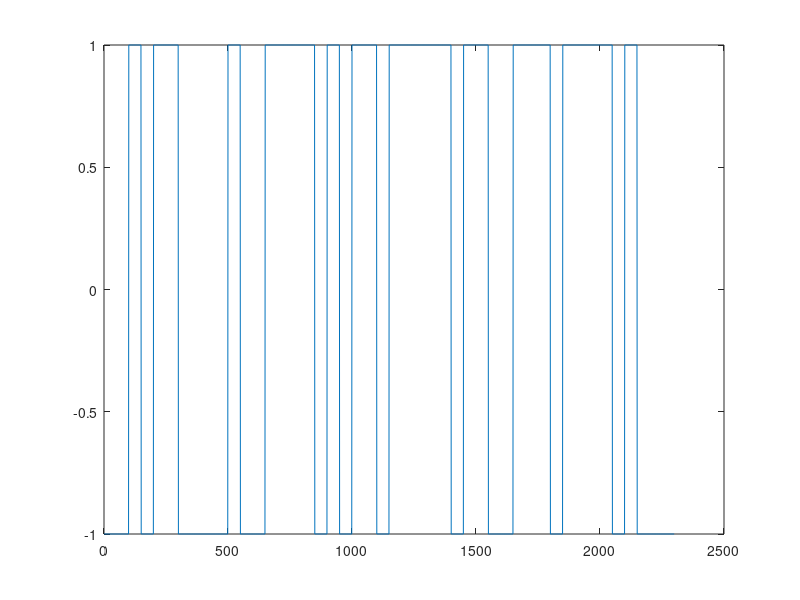

MATLAB code to generate this figure: (Note: this script raises an error after producing the figure.)
l_s = 1500;
snr = 20;
i_train=1;
cAl=1;
nPSK_k = 2;
k = 1;
codPSK = [];
%%
fs = 1;
nPSK_k = 2;
vs_k=30;
ns_k=1000/vs_k; % NÃºmero de muestras por sÃmbolo
ns_k=round(ns_k);
T_k = l_s;
numSimbolos_k=ceil(T_k/ns_k);
fo_k = 0.25;
Roff = [];
codPSK=[];

%%
ns= ns_k;
[p,q]=rat(ns_k);
ns2=max([p,8]);
ns2=min([ns2,round(2*ns)]);
ns2=max([ns2,50]);
fs2=(ns2/ns)*fs;
M=2;
cod=(2*pi/M)*floor((M-1e-12)*rand(1,numSimbolos_k));
dCod=diff(cod);
T_total= numSimbolos_k*ns2;
while (length(find(dCod~=0))<2)||(min(diff(find(dCod~=0)))>1)||(min(abs(dCod(dCod~=0)))>(2*pi/M)),
    cod=(2*pi/M)*floor((M-1e-12)*rand(1,numSimbolos));
dCod=diff(cod);
end
codigo=exp(j*cod);
codigoP=repmat(codigo,ns2,1);
display(size(codigoP))
smpsk=reshape(codigoP,1,T_total);
%%
figure()
plot(0:1:(length(smpsk)-1), smpsk)
%%
bpsk = zeros(1,1500);
%%
for i=1:T_total,
    bpsk(i) = cos(2*pi*fo_k*i + smpsk(i)*pi);
end
%%
figure()
t = 0:1:T_k-1;
display(size(t))
display(size(psk))
plot(t,psk(1:T_k))
%%
display(psk(1:10))
%%
SCF_conj = get_SCF_real(bpsk, 32);
%%
display(size(SCF_conj))
%%
alphas = 0:1/(length(SCF_conj)-1):1;
freq = -0.5:1/32:0.5;
disp(length(alphas))
disp(length(SCF_conj))
disp(length(freq))
%%
length(SCF_comp)
length(SCF_conj)
%%
plot_SCF(alphas, freq, SCF_conj, 20, [1, 0])
title('PSK compleja conjugada full')
% plot_SCF(0:1:(length(SCF_comp)-1), 0:1:63, SCF_comp)
% title('QPSK compleja')
%%
fs = 1;
nPSK_k = 2;
vs_k=40;
ns_k=1000/vs_k; % NÃºmero de muestras por sÃmbolo
ns_k=round(ns_k);
T_k = l_s;
numSimbolos_k=ceil(T_k/ns_k);
fo_k = 0.25;
Roff = [];
codPSK=[];
%%
ns= ns_k;
[p,q]=rat(ns_k);
ns2=max([p,8]);
ns2=min([ns2,round(2*ns)]);
ns2=max([ns2,30]);
fs2=(ns2/ns)*fs;
M=4;
cod=(2*pi/M)*floor((M-1e-12)*rand(1,numSimbolos_k));
dCod=diff(cod);
T_total= numSimbolos_k*ns2;
while (length(find(dCod~=0))<2)||(min(diff(find(dCod~=0)))>1)||(min(abs(dCod(dCod~=0)))>(2*pi/M)),
cod=(2*pi/M)*floor((M-1e-12)*rand(1,numSimbolos));
dCod=diff(cod);
end
codigo = cod;
codigoP=repmat(codigo,ns2,1);
display(size(codigoP))
smpsk_2=reshape(codigoP,1,T_total);

%%
figure()
plot(1:1:T_total,smpsk_2)
%%
qpsk = zeros(1,1500);
for i=1:T_k,
    qpsk(i) = cos(2*pi*fo_k*i + smpsk_2(i));
end
%%
plot(1:1:T_k,qpsk)
%%
display(length(qpsk))
%%
SCF_conj2 = get_SCF_real(qpsk, 16);
%%
display(size(SCF_conj2))
%%
alphas = 0:1/(length(SCF_conj2)-1):1;
freq = -0.5:1/16:0.5;
%%
plot_SCF(alphas, freq, SCF_conj2,20, [1, 0])
title('QPSK compleja conjugada')

%%
alphas = 0:1/(length(SCF_conj2_full)-1):1;
freq = -0.5:1/63:0.5;
plot_SCF(alphas, freq, SCF_conj2_full)
title('QPSK compleja conjugada')
% plot_SCF(0:1:(length(SCF_comp2)-1), 0:1:63, SCF_comp2,)
% title('BPSK compleja')
%%
%%% Ahora un tono
fo_k = 0.234;
T_k=round(T_k); % Longitud de bloque en muestras
x=exp(j*2*pi*(fo_k*(0:T_k-1)+rand(1)));
%%
NM_conj = get_SCF_comp_conj(x,32);
NM_conj_full = get_SCF_comp_conj_full(x, 32);
%%
plot_SCF(0:1:(length(SCF_conj_full)-1), 0:1:63, NM_conj_full)
title('NM compleja conjugada full')
plot_SCF(0:1:(length(NM_conj)-1), 0:1:63, NM_conj)
title('NM compleja conjugada')
%%
T_k = 1000;
 [codPSK,errorC] = codigoBarker(13); % ONLY BARKER CODE OF LENGTH 13
codPSK= codPSK(1,:);
numSimbolos_k = length(codPSK);
ns_k = round(T_k/numSimbolos_k);
nPSK_k = 1;
[x,t,codigo,error]=m_psk(1,fo_k,ns_k,numSimbolos_k,1,0,codPSK,nPSK_k,T_k,1,Roff,0);
%%
Barker_conj = get_SCF_comp_conj(x,32);
Barker_conj_full = get_SCF_comp_conj_full(x, 32);
%%
plot_SCF(0:1:(length(Barker_conj_full)-1), 0:1:63, Barker_conj_full)
title('Barker compleja conjugada full')
plot_SCF(0:1:(length(Barker_conj)-1), 0:1:63, Barker_conj)
title('Barker compleja conjugada')
